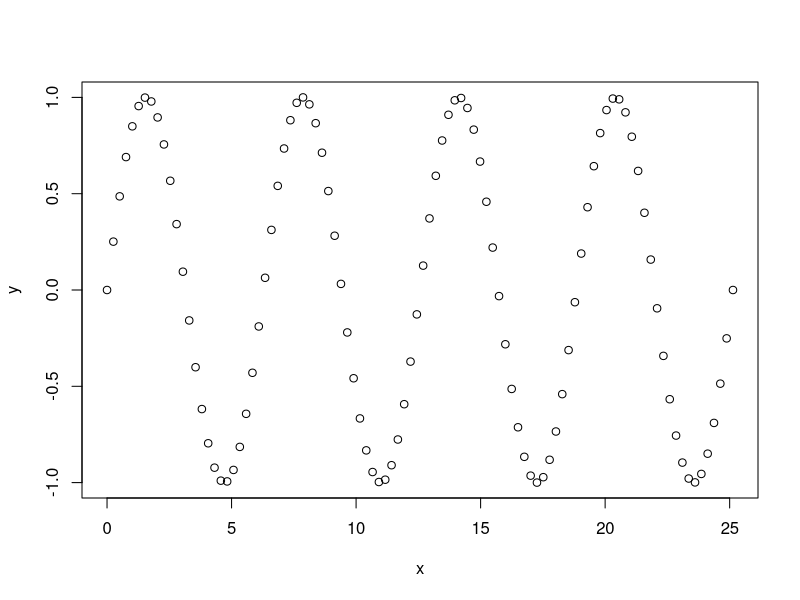
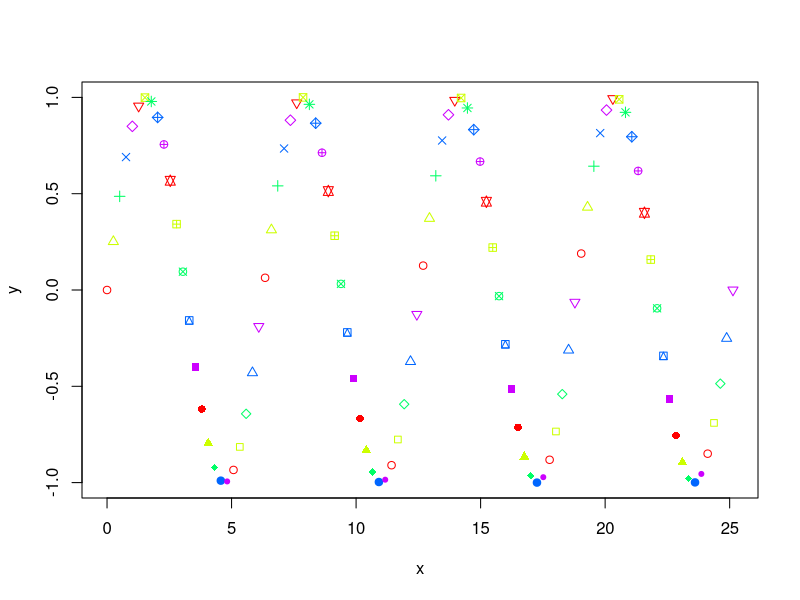
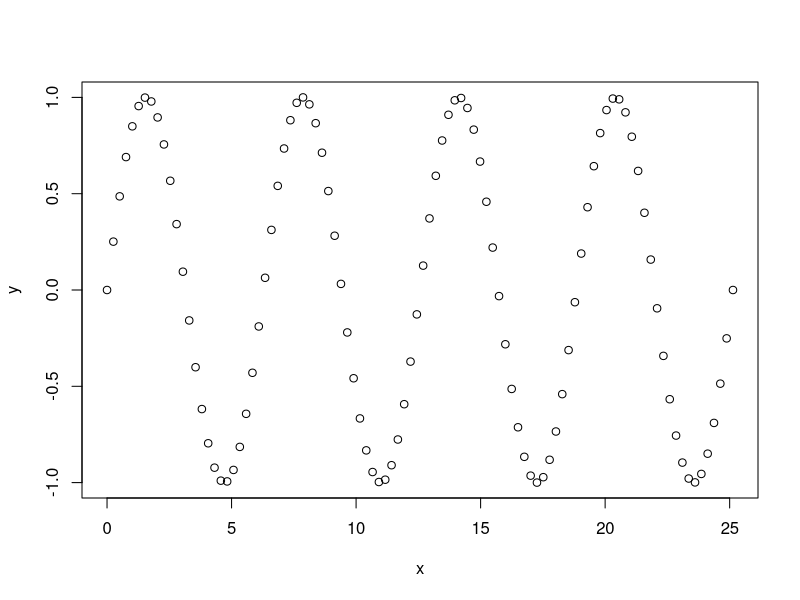
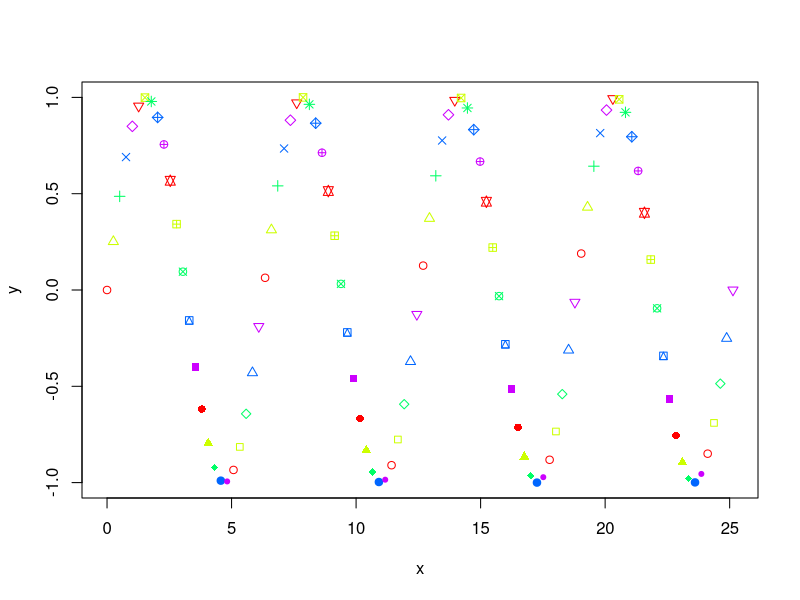
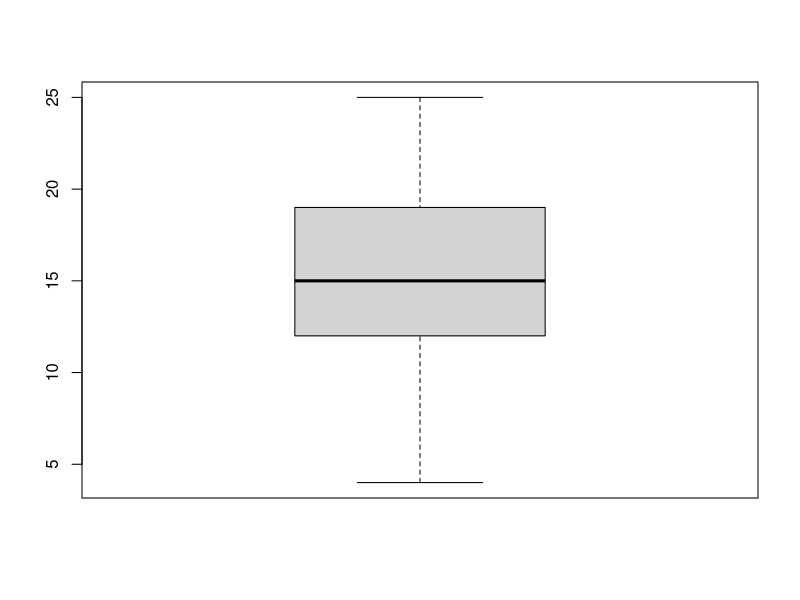
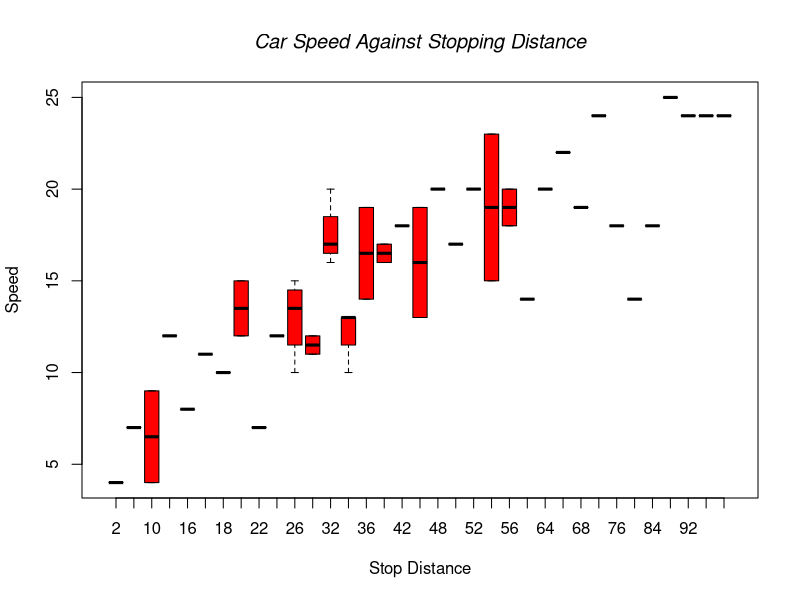
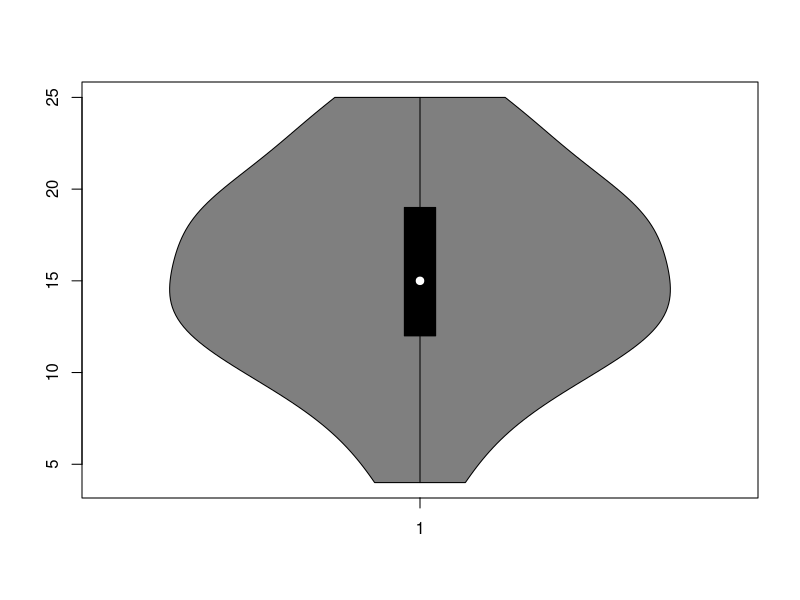
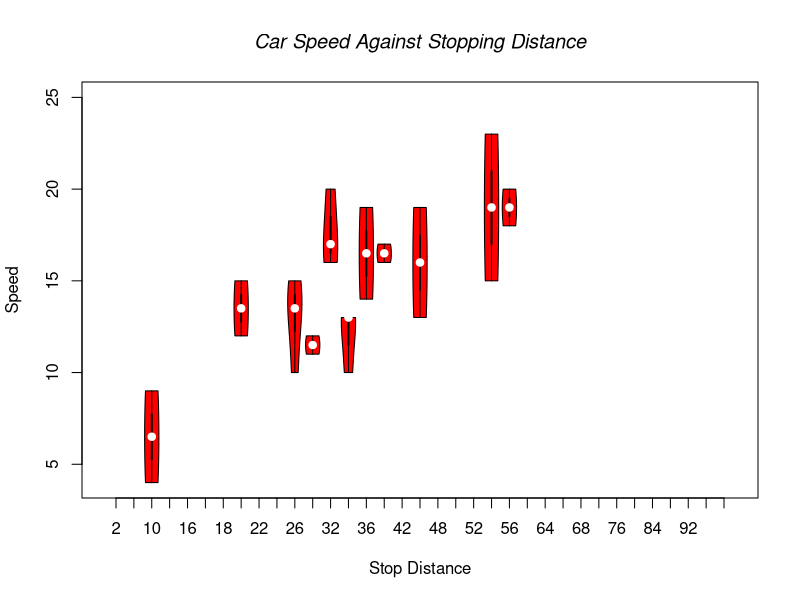

The R script that drew these images, in order:
## ---- chunk 1
x <- seq(0,8*pi,length.out=100)
y <- sin(x)
## ---- chunk 2
plot(x,y)

## ---- chunk 3
fancy1 = plot(x,y, pch = 1:25, col=rainbow(5))

fancy1

## ---- chunk 4
x <- seq(0,8*pi,length.out=100)
y <- sin(x)
plot(x,y)

## ---- chunk 5
plot(x,y, pch = 1:25, col=rainbow(5))

## ---- chunk 6
# Step 1: Call the pdf command to start the plot

pdf(file = "fancy1.pdf")

# Step 2: Create the plot with R code

fancy1 = plot(x,y, pch = 1:25, col=rainbow(5))

# Step 3: Run dev.off() to create the file!

dev.off()

## ---- chunk 7

boxplot(cars$speed)

## ---- chunk 8
boxplot(speed ~ dist, data = cars,
            xlab = "Stop Distance", ylab = "Speed",
            col = "red")
    title(main="Car Speed Against Stopping Distance", font.main = 3)
## ---- chunk 9

library(vioplot)
vioplot(cars$speed)

## ---- chunk 10
library(vioplot)
vioplot(speed ~ dist, data = cars,
            xlab = "Stop Distance", ylab = "Speed",
            col = "red")
    title(main="Car Speed Against Stopping Distance", font.main = 3)
## ---- chunk 11
whale = read.csv("whaledata.csv")
## ---- chunk 12
par(mar = c(4.0, 4.0, 4.0, 1.9), xaxs="i", yaxs="i")
plot(whale$number.whales, whale$depth,
       type = "n",
       xlab = "Number of whales",
       ylab = expression(paste("Depth (m) ")),
       xlim = c(0, 30), ylim = c(0, 1700), bty = "l",
       las = 1, cex.axis = 0.8, tcl = -0.2)
points(x = whale$number.whales[whale$water.noise == "low"],
       y = whale$depth[whale$water.noise == "low"],
       pch = 16, col = "green")
points(x = whale$number.whales[whale$water.noise == "medium"],
       y = whale$depth[whale$water.noise == "medium"],
       pch = 16, col = "orange")
points(x = whale$number.whales[whale$water.noise == "high"],
       y = whale$depth[whale$water.noise == "high"],
       pch = 16, col = "red")
text(x = 28, y = 1600, label = "A", cex = 2)
leg_cols <- c("green", "orange", "red")
leg_sym <- c(16, 16, 16)
leg_lab <- c("low", "medium", "high")

legend(x = 25, y = 800, col = leg_cols, pch = leg_sym, 
        legend = leg_lab, bty = "n", 
        title = "Noise level")
## ---- chunk 13

whale = read.csv("whaledata.csv")

## ---- chunk 14
par(mar = c(4.0, 4.0, 4.0, 1.9), xaxs="i", yaxs="i")
plot(whale$number.whales, whale$depth,
       type = "n",
       xlab = "Number of whales",
       ylab = expression(paste("Depth (m) ")),
       xlim = c(0, 30), ylim = c(0, 1700), bty = "l",
       las = 1, cex.axis = 0.8, tcl = -0.2)
points(x = whale$number.whales[whale$water.noise == "low"],
       y = whale$depth[whale$water.noise == "low"],
       pch = 16, col = "green")
points(x = whale$number.whales[whale$water.noise == "medium"],
       y = whale$depth[whale$water.noise == "medium"],
       pch = 16, col = "orange")
points(x = whale$number.whales[whale$water.noise == "high"],
       y = whale$depth[whale$water.noise == "high"],
       pch = 16, col = "red")
text(x = 28, y = 1600, label = "A", cex = 2)
leg_cols <- c("green", "orange", "red")
leg_sym <- c(16, 16, 16)
leg_lab <- c("low", "medium", "high")

legend(x = 25, y = 800, col = leg_cols, pch = leg_sym, 
        legend = leg_lab, bty = "n", 
        title = "Noise level")



## ---- chunk 15
#Load beersheva.csv 
beersheva <- read.csv("beersheva.csv")

#Plot a histogram of the column tempcmax 
hist(beersheva$tempcmax)
## ---- chunk 16
#Add to the histogram the title "Max Temperature, x axis name "Max Temp" and the color Gold.Make the histogram to have 9 breaks.
hist(beersheva$tempcmax, main = "Max Temperature in Beersheva",
xlab = "Max Temp", col = "Gold", breaks = 9)
## ---- chunk 17
#Create kernel density plot from the same data as the histogram before,
#with the same title, filled with lightgreen color and darkgreen border

plot(density(beersheva$tempcmax), main = "Max Temperature in Beersheva")
polygon(density(beersheva$tempcmax), col = "lightgreen", border = "darkgreen")

## ---- chunk 18
dotchart(mtcars$hp)
## ---- chunk 19
boxplot(mtcars$hp)
## ---- chunk 20
    gears = table(mtcars$gear)

    percent = round(100*gears/sum(gears), 1)
    pielabels = paste(percent)
    pie(gears,col = rainbow(length(gears)), labels = percent , main = '% of Gears', cex = 0.8)
    legend("topright", c("Gear-3","Gear-4","Gear-5"), cex=0.8, fill=  rainbow(length(gears)))
## ---- chunk 21
gears = table(mtcars$gear)
percent = round(100*gears/sum(gears), 1)
pielabels = paste(percent)
pie(gears,col = rainbow(length(gears)), labels = percent , main = '% of Gears', cex = 0.8)

legend("topright", c("Gear-3","Gear-4","Gear-5"), cex=0.8, fill=  rainbow(length(gears)))
## ---- chunk 22
#Subset the data so you will have only the needed columns
 subset_beersheva = beersheva[,5:10]

#Use colMeans to create a "means vector" from all columns
beersheva_means = colMeans(subset_beersheva)

#create a barplot with the following arguments:
#1) The title "Beersheva Means"
#2) x axis name as "Categories"
#3) Line width of 5
#4) Each bar will be with different color of your choise
barplot(beersheva_means,lwd = 5, main="Beersheva Means",xlab="Categories",
col=c("darkseagreen3", "lightslategray", "red4", "plum1", "tan2", "navyblue"))
